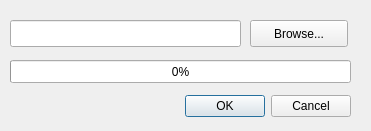
<?xml version="1.0" encoding="UTF-8"?>
<ui version="4.0">
 <class>file_browser</class>
 <widget class="QDialog" name="file_browser">
  <property name="geometry">
   <rect>
    <x>0</x>
    <y>0</y>
    <width>371</width>
    <height>131</height>
   </rect>
  </property>
  <property name="windowTitle">
   <string>Choose a File</string>
  </property>
  <widget class="QDialogButtonBox" name="buttonBox">
   <property name="geometry">
    <rect>
     <x>10</x>
     <y>90</y>
     <width>341</width>
     <height>32</height>
    </rect>
   </property>
   <property name="orientation">
    <enum>Qt::Horizontal</enum>
   </property>
   <property name="standardButtons">
    <set>QDialogButtonBox::Cancel|QDialogButtonBox::Ok</set>
   </property>
  </widget>
  <widget class="QPushButton" name="pushButtonBrowse">
   <property name="geometry">
    <rect>
     <x>250</x>
     <y>20</y>
     <width>98</width>
     <height>27</height>
    </rect>
   </property>
   <property name="text">
    <string>Browse...</string>
   </property>
  </widget>
  <widget class="QLineEdit" name="lineEditFileName">
   <property name="geometry">
    <rect>
     <x>10</x>
     <y>20</y>
     <width>231</width>
     <height>27</height>
    </rect>
   </property>
  </widget>
  <widget class="QProgressBar" name="progressBar">
   <property name="geometry">
    <rect>
     <x>10</x>
     <y>60</y>
     <width>341</width>
     <height>23</height>
    </rect>
   </property>
   <property name="value">
    <number>0</number>
   </property>
  </widget>
 </widget>
 <resources/>
 <connections>
  <connection>
   <sender>buttonBox</sender>
   <signal>accepted()</signal>
   <receiver>file_browser</receiver>
   <slot>accept()</slot>
   <hints>
    <hint type="sourcelabel">
     <x>248</x>
     <y>254</y>
    </hint>
    <hint type="destinationlabel">
     <x>157</x>
     <y>274</y>
    </hint>
   </hints>
  </connection>
  <connection>
   <sender>buttonBox</sender>
   <signal>rejected()</signal>
   <receiver>file_browser</receiver>
   <slot>reject()</slot>
   <hints>
    <hint type="sourcelabel">
     <x>316</x>
     <y>260</y>
    </hint>
    <hint type="destinationlabel">
     <x>286</x>
     <y>274</y>
    </hint>
   </hints>
  </connection>
 </connections>
</ui>
